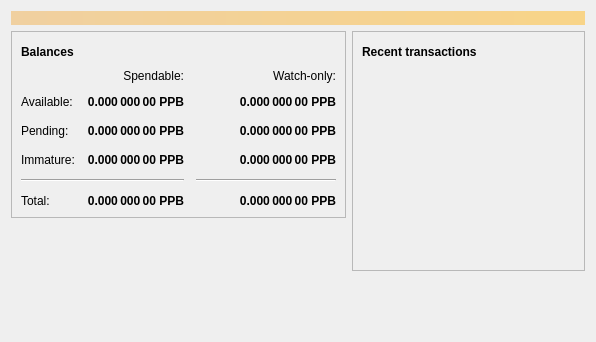
<?xml version="1.0" encoding="UTF-8"?>
<ui version="4.0">
 <class>OverviewPage</class>
 <widget class="QWidget" name="OverviewPage">
  <property name="geometry">
   <rect>
    <x>0</x>
    <y>0</y>
    <width>596</width>
    <height>342</height>
   </rect>
  </property>
  <property name="windowTitle">
   <string>Form</string>
  </property>
  <layout class="QVBoxLayout" name="topLayout">
   <item>
    <widget class="QLabel" name="labelAlerts">
     <property name="visible">
      <bool>false</bool>
     </property>
     <property name="styleSheet">
      <string notr="true">QLabel { background-color: qlineargradient(x1: 0, y1: 0, x2: 1, y2: 0, stop:0 #F0D0A0, stop:1 #F8D488); color:#000000; }</string>
     </property>
     <property name="wordWrap">
      <bool>true</bool>
     </property>
     <property name="margin">
      <number>3</number>
     </property>
     <property name="textInteractionFlags">
      <set>Qt::TextSelectableByMouse</set>
     </property>
    </widget>
   </item>
   <item>
    <layout class="QHBoxLayout" name="horizontalLayout" stretch="1,1">
     <item>
      <layout class="QVBoxLayout" name="verticalLayout_2">
       <item>
        <widget class="QFrame" name="frame">
         <property name="frameShape">
          <enum>QFrame::StyledPanel</enum>
         </property>
         <property name="frameShadow">
          <enum>QFrame::Raised</enum>
         </property>
         <layout class="QVBoxLayout" name="verticalLayout_4">
          <item>
           <layout class="QHBoxLayout" name="horizontalLayout_4">
            <item>
             <widget class="QLabel" name="label_5">
              <property name="font">
               <font>
                <weight>75</weight>
                <bold>true</bold>
               </font>
              </property>
              <property name="text">
               <string>Balances</string>
              </property>
             </widget>
            </item>
            <item>
             <widget class="QPushButton" name="labelWalletStatus">
              <property name="enabled">
               <bool>true</bool>
              </property>
              <property name="maximumSize">
               <size>
                <width>30</width>
                <height>16777215</height>
               </size>
              </property>
              <property name="toolTip">
               <string>The displayed information may be out of date. Your wallet automatically synchronizes with the Papicoin network after a connection is established, but this process has not completed yet.</string>
              </property>
              <property name="text">
               <string/>
              </property>
              <property name="icon">
               <iconset resource="../bitcoin.qrc">
                <normaloff>:/icons/warning</normaloff>
                <disabledoff>:/icons/warning</disabledoff>:/icons/warning</iconset>
              </property>
              <property name="iconSize">
               <size>
                <width>24</width>
                <height>24</height>
               </size>
              </property>
              <property name="flat">
               <bool>true</bool>
              </property>
             </widget>
            </item>
            <item>
             <spacer name="horizontalSpacer_3">
              <property name="orientation">
               <enum>Qt::Horizontal</enum>
              </property>
              <property name="sizeHint" stdset="0">
               <size>
                <width>40</width>
                <height>20</height>
               </size>
              </property>
             </spacer>
            </item>
           </layout>
          </item>
          <item>
           <layout class="QGridLayout" name="gridLayout">
            <property name="spacing">
             <number>12</number>
            </property>
            <item row="2" column="2">
             <widget class="QLabel" name="labelWatchPending">
              <property name="font">
               <font>
                <weight>75</weight>
                <bold>true</bold>
               </font>
              </property>
              <property name="cursor">
               <cursorShape>IBeamCursor</cursorShape>
              </property>
              <property name="toolTip">
               <string>Unconfirmed transactions to watch-only addresses</string>
              </property>
              <property name="text">
               <string notr="true">0.000 000 00 PPB</string>
              </property>
              <property name="alignment">
               <set>Qt::AlignRight|Qt::AlignTrailing|Qt::AlignVCenter</set>
              </property>
              <property name="textInteractionFlags">
               <set>Qt::LinksAccessibleByMouse|Qt::TextSelectableByKeyboard|Qt::TextSelectableByMouse</set>
              </property>
             </widget>
            </item>
            <item row="2" column="1">
             <widget class="QLabel" name="labelUnconfirmed">
              <property name="font">
               <font>
                <weight>75</weight>
                <bold>true</bold>
               </font>
              </property>
              <property name="cursor">
               <cursorShape>IBeamCursor</cursorShape>
              </property>
              <property name="toolTip">
               <string>Total of transactions that have yet to be confirmed, and do not yet count toward the spendable balance</string>
              </property>
              <property name="text">
               <string notr="true">0.000 000 00 PPB</string>
              </property>
              <property name="alignment">
               <set>Qt::AlignRight|Qt::AlignTrailing|Qt::AlignVCenter</set>
              </property>
              <property name="textInteractionFlags">
               <set>Qt::LinksAccessibleByMouse|Qt::TextSelectableByKeyboard|Qt::TextSelectableByMouse</set>
              </property>
             </widget>
            </item>
            <item row="3" column="2">
             <widget class="QLabel" name="labelWatchImmature">
              <property name="font">
               <font>
                <weight>75</weight>
                <bold>true</bold>
               </font>
              </property>
              <property name="cursor">
               <cursorShape>IBeamCursor</cursorShape>
              </property>
              <property name="toolTip">
               <string>Mined balance in watch-only addresses that has not yet matured</string>
              </property>
              <property name="text">
               <string notr="true">0.000 000 00 PPB</string>
              </property>
              <property name="alignment">
               <set>Qt::AlignRight|Qt::AlignTrailing|Qt::AlignVCenter</set>
              </property>
              <property name="textInteractionFlags">
               <set>Qt::LinksAccessibleByMouse|Qt::TextSelectableByKeyboard|Qt::TextSelectableByMouse</set>
              </property>
             </widget>
            </item>
            <item row="4" column="0" colspan="2">
             <widget class="Line" name="line">
              <property name="orientation">
               <enum>Qt::Horizontal</enum>
              </property>
             </widget>
            </item>
            <item row="4" column="2">
             <widget class="Line" name="lineWatchBalance">
              <property name="sizePolicy">
               <sizepolicy hsizetype="Preferred" vsizetype="Fixed">
                <horstretch>0</horstretch>
                <verstretch>0</verstretch>
               </sizepolicy>
              </property>
              <property name="minimumSize">
               <size>
                <width>140</width>
                <height>0</height>
               </size>
              </property>
              <property name="orientation">
               <enum>Qt::Horizontal</enum>
              </property>
             </widget>
            </item>
            <item row="5" column="0">
             <widget class="QLabel" name="labelTotalText">
              <property name="text">
               <string>Total:</string>
              </property>
             </widget>
            </item>
            <item row="3" column="1">
             <widget class="QLabel" name="labelImmature">
              <property name="font">
               <font>
                <weight>75</weight>
                <bold>true</bold>
               </font>
              </property>
              <property name="cursor">
               <cursorShape>IBeamCursor</cursorShape>
              </property>
              <property name="toolTip">
               <string>Mined balance that has not yet matured</string>
              </property>
              <property name="text">
               <string notr="true">0.000 000 00 PPB</string>
              </property>
              <property name="alignment">
               <set>Qt::AlignRight|Qt::AlignTrailing|Qt::AlignVCenter</set>
              </property>
              <property name="textInteractionFlags">
               <set>Qt::LinksAccessibleByMouse|Qt::TextSelectableByKeyboard|Qt::TextSelectableByMouse</set>
              </property>
             </widget>
            </item>
            <item row="2" column="3">
             <spacer name="horizontalSpacer_2">
              <property name="orientation">
               <enum>Qt::Horizontal</enum>
              </property>
              <property name="sizeHint" stdset="0">
               <size>
                <width>40</width>
                <height>20</height>
               </size>
              </property>
             </spacer>
            </item>
            <item row="3" column="0">
             <widget class="QLabel" name="labelImmatureText">
              <property name="text">
               <string>Immature:</string>
              </property>
             </widget>
            </item>
            <item row="5" column="1">
             <widget class="QLabel" name="labelTotal">
              <property name="font">
               <font>
                <weight>75</weight>
                <bold>true</bold>
               </font>
              </property>
              <property name="cursor">
               <cursorShape>IBeamCursor</cursorShape>
              </property>
              <property name="toolTip">
               <string>Your current total balance</string>
              </property>
              <property name="text">
               <string notr="true">0.000 000 00 PPB</string>
              </property>
              <property name="alignment">
               <set>Qt::AlignRight|Qt::AlignTrailing|Qt::AlignVCenter</set>
              </property>
              <property name="textInteractionFlags">
               <set>Qt::LinksAccessibleByMouse|Qt::TextSelectableByKeyboard|Qt::TextSelectableByMouse</set>
              </property>
             </widget>
            </item>
            <item row="5" column="2">
             <widget class="QLabel" name="labelWatchTotal">
              <property name="font">
               <font>
                <weight>75</weight>
                <bold>true</bold>
               </font>
              </property>
              <property name="cursor">
               <cursorShape>IBeamCursor</cursorShape>
              </property>
              <property name="toolTip">
               <string>Current total balance in watch-only addresses</string>
              </property>
              <property name="text">
               <string notr="true">0.000 000 00 PPB</string>
              </property>
              <property name="alignment">
               <set>Qt::AlignRight|Qt::AlignTrailing|Qt::AlignVCenter</set>
              </property>
              <property name="textInteractionFlags">
               <set>Qt::LinksAccessibleByMouse|Qt::TextSelectableByKeyboard|Qt::TextSelectableByMouse</set>
              </property>
             </widget>
            </item>
            <item row="0" column="2">
             <widget class="QLabel" name="labelWatchonly">
              <property name="text">
               <string>Watch-only:</string>
              </property>
              <property name="alignment">
               <set>Qt::AlignRight|Qt::AlignTrailing|Qt::AlignVCenter</set>
              </property>
             </widget>
            </item>
            <item row="1" column="0">
             <widget class="QLabel" name="labelBalanceText">
              <property name="text">
               <string>Available:</string>
              </property>
             </widget>
            </item>
            <item row="1" column="1">
             <widget class="QLabel" name="labelBalance">
              <property name="font">
               <font>
                <weight>75</weight>
                <bold>true</bold>
               </font>
              </property>
              <property name="cursor">
               <cursorShape>IBeamCursor</cursorShape>
              </property>
              <property name="toolTip">
               <string>Your current spendable balance</string>
              </property>
              <property name="text">
               <string notr="true">0.000 000 00 PPB</string>
              </property>
              <property name="alignment">
               <set>Qt::AlignRight|Qt::AlignTrailing|Qt::AlignVCenter</set>
              </property>
              <property name="textInteractionFlags">
               <set>Qt::LinksAccessibleByMouse|Qt::TextSelectableByKeyboard|Qt::TextSelectableByMouse</set>
              </property>
             </widget>
            </item>
            <item row="1" column="2">
             <widget class="QLabel" name="labelWatchAvailable">
              <property name="font">
               <font>
                <weight>75</weight>
                <bold>true</bold>
               </font>
              </property>
              <property name="cursor">
               <cursorShape>IBeamCursor</cursorShape>
              </property>
              <property name="toolTip">
               <string>Your current balance in watch-only addresses</string>
              </property>
              <property name="text">
               <string notr="true">0.000 000 00 PPB</string>
              </property>
              <property name="alignment">
               <set>Qt::AlignRight|Qt::AlignTrailing|Qt::AlignVCenter</set>
              </property>
              <property name="textInteractionFlags">
               <set>Qt::LinksAccessibleByMouse|Qt::TextSelectableByKeyboard|Qt::TextSelectableByMouse</set>
              </property>
             </widget>
            </item>
            <item row="2" column="0">
             <widget class="QLabel" name="labelPendingText">
              <property name="text">
               <string>Pending:</string>
              </property>
             </widget>
            </item>
            <item row="0" column="1">
             <widget class="QLabel" name="labelSpendable">
              <property name="text">
               <string>Spendable:</string>
              </property>
              <property name="alignment">
               <set>Qt::AlignRight|Qt::AlignTrailing|Qt::AlignVCenter</set>
              </property>
             </widget>
            </item>
           </layout>
          </item>
         </layout>
        </widget>
       </item>
       <item>
        <spacer name="verticalSpacer">
         <property name="orientation">
          <enum>Qt::Vertical</enum>
         </property>
         <property name="sizeHint" stdset="0">
          <size>
           <width>20</width>
           <height>40</height>
          </size>
         </property>
        </spacer>
       </item>
      </layout>
     </item>
     <item>
      <layout class="QVBoxLayout" name="verticalLayout_3">
       <item>
        <widget class="QFrame" name="frame_2">
         <property name="frameShape">
          <enum>QFrame::StyledPanel</enum>
         </property>
         <property name="frameShadow">
          <enum>QFrame::Raised</enum>
         </property>
         <layout class="QVBoxLayout" name="verticalLayout">
          <item>
           <layout class="QHBoxLayout" name="horizontalLayout_2">
            <item>
             <widget class="QLabel" name="label_4">
              <property name="font">
               <font>
                <weight>75</weight>
                <bold>true</bold>
               </font>
              </property>
              <property name="text">
               <string>Recent transactions</string>
              </property>
             </widget>
            </item>
            <item>
             <widget class="QPushButton" name="labelTransactionsStatus">
              <property name="enabled">
               <bool>true</bool>
              </property>
              <property name="maximumSize">
               <size>
                <width>30</width>
                <height>16777215</height>
               </size>
              </property>
              <property name="toolTip">
               <string>The displayed information may be out of date. Your wallet automatically synchronizes with the Papicoin network after a connection is established, but this process has not completed yet.</string>
              </property>
              <property name="text">
               <string/>
              </property>
              <property name="icon">
               <iconset resource="../bitcoin.qrc">
                <normaloff>:/icons/warning</normaloff>
                <disabledoff>:/icons/warning</disabledoff>:/icons/warning</iconset>
              </property>
              <property name="iconSize">
               <size>
                <width>24</width>
                <height>24</height>
               </size>
              </property>
              <property name="flat">
               <bool>true</bool>
              </property>
             </widget>
            </item>
            <item>
             <spacer name="horizontalSpacer">
              <property name="orientation">
               <enum>Qt::Horizontal</enum>
              </property>
              <property name="sizeHint" stdset="0">
               <size>
                <width>40</width>
                <height>20</height>
               </size>
              </property>
             </spacer>
            </item>
           </layout>
          </item>
          <item>
           <widget class="QListView" name="listTransactions">
            <property name="styleSheet">
             <string notr="true">QListView { background: transparent; }</string>
            </property>
            <property name="frameShape">
             <enum>QFrame::NoFrame</enum>
            </property>
            <property name="verticalScrollBarPolicy">
             <enum>Qt::ScrollBarAlwaysOff</enum>
            </property>
            <property name="horizontalScrollBarPolicy">
             <enum>Qt::ScrollBarAlwaysOff</enum>
            </property>
            <property name="selectionMode">
             <enum>QAbstractItemView::NoSelection</enum>
            </property>
           </widget>
          </item>
         </layout>
        </widget>
       </item>
       <item>
        <spacer name="verticalSpacer_2">
         <property name="orientation">
          <enum>Qt::Vertical</enum>
         </property>
         <property name="sizeHint" stdset="0">
          <size>
           <width>20</width>
           <height>40</height>
          </size>
         </property>
        </spacer>
       </item>
      </layout>
     </item>
    </layout>
   </item>
  </layout>
 </widget>
 <resources/>
 <connections/>
</ui>
